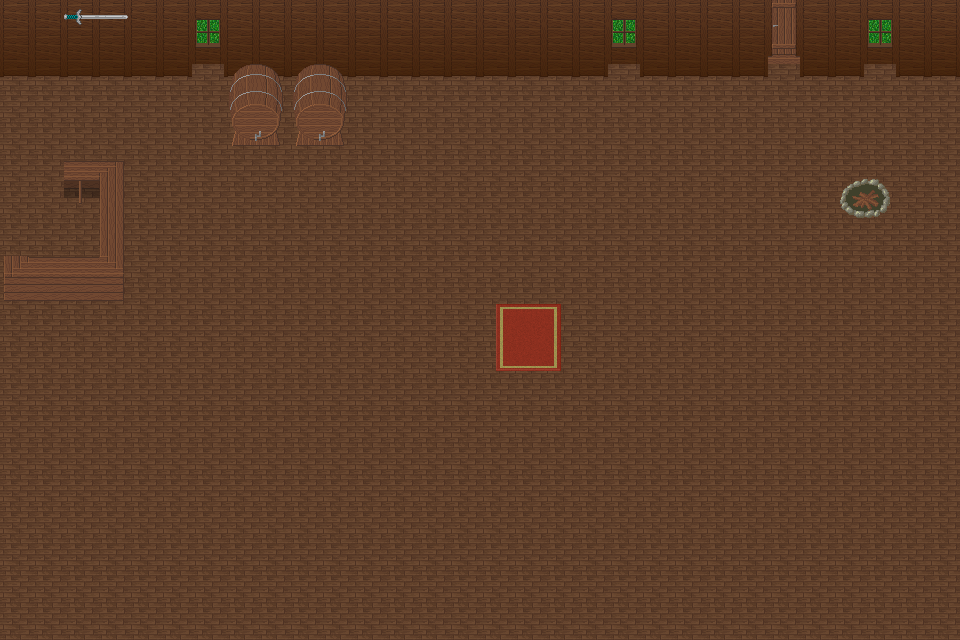

Tiled map render using the project's own tile images. Description and the map definition, with tile-layer contents summarised, below:
An orthogonal 30x20 tile map with 32x32 px tiles, 8 tile layers (ground, onground, blockground, water, ...), 3 tilesets.

<map version="1.0" orientation="orthogonal" renderorder="right-down" width="30" height="20" tilewidth="32" tileheight="32" nextobjectid="1">
 <tileset firstgid="1" name="woodland_indoor" tilewidth="32" tileheight="32" tilecount="256">
  <image source="tile/woodland_indoor.png" width="512" height="512" />
 </tileset>
 <tileset firstgid="257" name="woodland_indoor_x2" tilewidth="32" tileheight="32" tilecount="32">
  <image source="tile/woodland_indoor_x2.png" width="512" height="64" />
 </tileset>
 <tileset firstgid="289" name="woodland_indoor_x3" tilewidth="32" tileheight="32" tilecount="48">
  <image source="tile/woodland_indoor_x3.png" width="512" height="96" />
 </tileset>
 <layer name="ground" width="30" height="20">
  <data>[600 cells, 513 non-empty, 3 distinct tile ids]</data>
 </layer>
 <layer name="onground" width="30" height="20">
  <data>[600 cells, 13 non-empty, 13 distinct tile ids]</data>
 </layer>
 <layer name="blockground" width="30" height="20">
  <data>[600 cells, 87 non-empty, 6 distinct tile ids]</data>
 </layer>
 <layer name="water" width="30" height="20">
  <data>[600 cells, 0 non-empty, 0 distinct tile ids]</data>
 </layer>
 <layer name="objectsA" width="30" height="20">
  <data>[600 cells, 27 non-empty, 19 distinct tile ids]</data>
 </layer>
 <layer name="buildings" width="30" height="20">
  <data>[600 cells, 0 non-empty, 0 distinct tile ids]</data>
 </layer>
 <layer name="objectsB" width="30" height="20">
  <data>[600 cells, 0 non-empty, 0 distinct tile ids]</data>
 </layer>
 <layer name="effects" width="30" height="20">
  <data>[600 cells, 0 non-empty, 0 distinct tile ids]</data>
 </layer>
</map>
